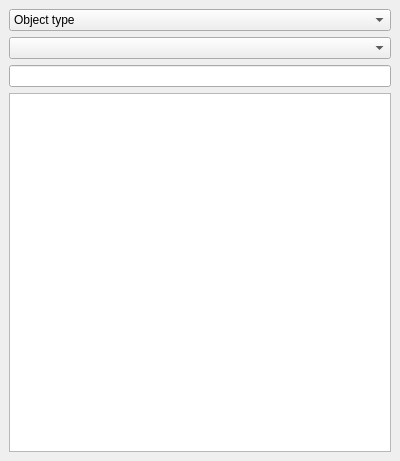
<?xml version="1.0" encoding="UTF-8"?>
<ui version="4.0">
 <class>SearchDock</class>
 <widget class="QDockWidget" name="SearchDock">
  <property name="geometry">
   <rect>
    <x>0</x>
    <y>0</y>
    <width>400</width>
    <height>461</height>
   </rect>
  </property>
  <property name="windowTitle">
   <string>Search</string>
  </property>
  <widget class="QWidget" name="dockWidgetContents">
   <property name="sizePolicy">
    <sizepolicy hsizetype="Preferred" vsizetype="Preferred">
     <horstretch>0</horstretch>
     <verstretch>0</verstretch>
    </sizepolicy>
   </property>
   <layout class="QVBoxLayout" name="verticalLayout">
    <item>
     <widget class="QComboBox" name="combo1">
      <item>
       <property name="text">
        <string>Object type</string>
       </property>
      </item>
      <item>
       <property name="text">
        <string>Lot file name</string>
       </property>
      </item>
      <item>
       <property name="text">
        <string>Property definition</string>
       </property>
      </item>
     </widget>
    </item>
    <item>
     <widget class="QComboBox" name="combo2"/>
    </item>
    <item>
     <widget class="QLineEdit" name="lineEdit">
      <property name="clearButtonEnabled">
       <bool>true</bool>
      </property>
     </widget>
    </item>
    <item>
     <widget class="QListView" name="listView">
      <property name="uniformItemSizes">
       <bool>true</bool>
      </property>
     </widget>
    </item>
   </layout>
  </widget>
 </widget>
 <resources/>
 <connections/>
</ui>
